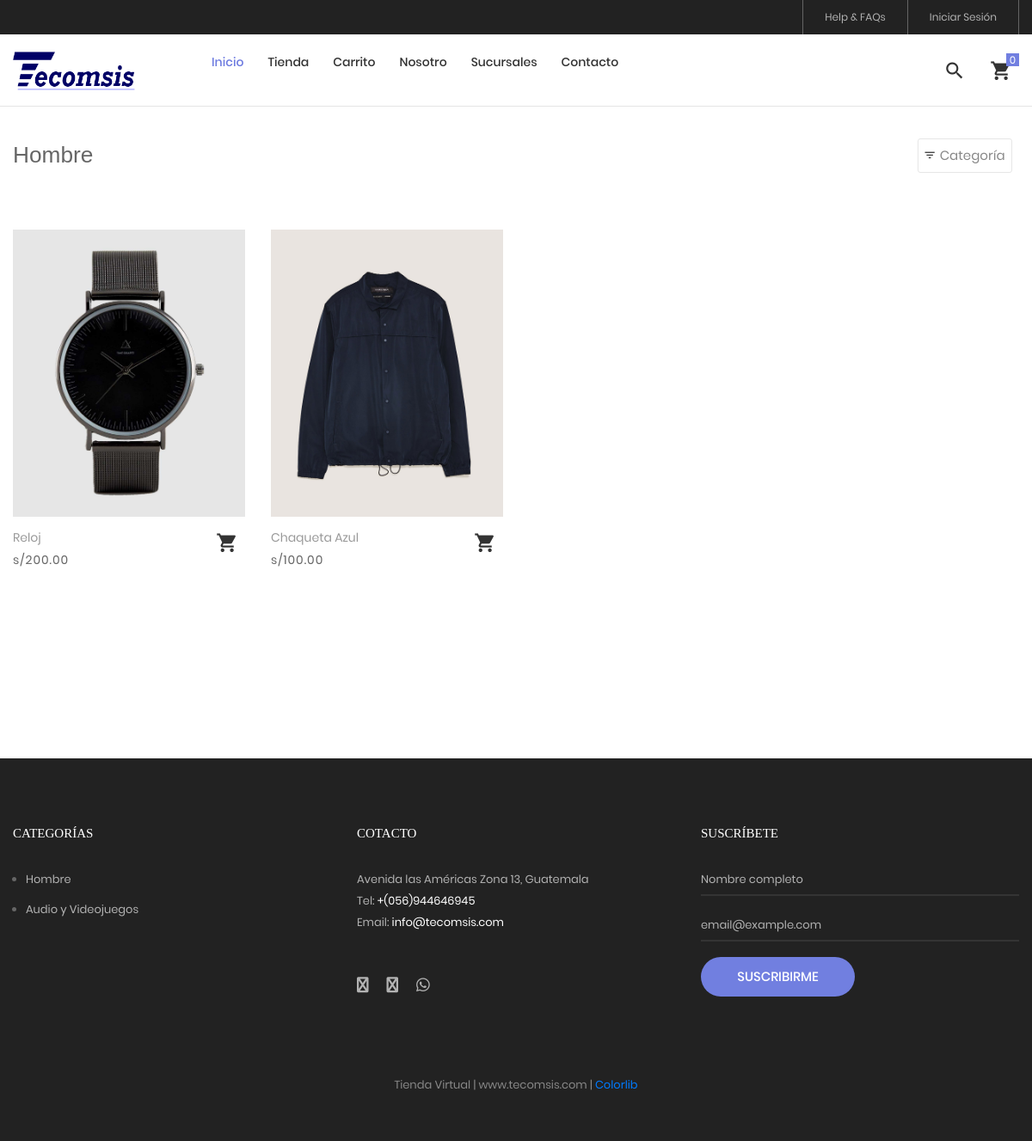
/tienda/categoria/1/hombre, run on the app's committed database.
### tables this page shows
CREATE TABLE IF NOT EXISTS `producto` (
  `idProd` int NOT NULL AUTO_INCREMENT,
  `nombres` varchar(100) NOT NULL,
  `precio` double(4,2) NOT NULL,
  `stock` int NOT NULL,
  PRIMARY KEY (`idProd`)
);

CREATE TABLE IF NOT EXISTS `categoria` (
  `idcategoria` bigint NOT NULL AUTO_INCREMENT,
  `nombre` varchar(255) NOT NULL,
  `descripcion` text NOT NULL,
  `portada` varchar(100) NOT NULL,
  `datecreated` datetime NOT NULL DEFAULT CURRENT_TIMESTAMP,
  `ruta` varchar(255) NOT NULL,
  `status` int NOT NULL DEFAULT '1',
  PRIMARY KEY (`idcategoria`)
);

### Libraries/Core/Views.php (called while the page is built)
<?php
	class Views
	{
		function getView($controller,$view,$data="")
		{
			$controller = get_class($controller);
			if($controller == "Home"){
				$view = "Views/".$view.".php";
			}else{
				$view = "Views/".$controller."/".$view.".php";
			}
			require_once ($view);
		}
	}
 ?>

### index.php (called while the page is built, shortened)
<?php
	require_once("Helpers/Helpers.php");
	require_once("Libraries/Core/Load.php");
 ?>

### Libraries/Core/Mysql.php (called while the page is built, shortened)
<?php
	class Mysql extends Conexion
	{
		private $conexion;
		function __construct()
		{
			$this->conexion = new Conexion();
			$this->conexion = $this->conexion->conect();
		}
		public function select(string $query)
		{
			$this->strquery = $query;
        	$result = $this->conexion->prepare($this->strquery);
			$result->execute();
        	$data = $result->fetch(PDO::FETCH_ASSOC);
        	return $data;
		}
		public function select_all(string $query)
		{
			$this->strquery = $query;
        	$result = $this->conexion->prepare($this->strquery);
			$result->execute();
        	$data = $result->fetchall(PDO::FETCH_ASSOC);
        	return $data;
		}
	}
 ?>

### Libraries/Core/Conexion.php (called while the page is built)
<?php
class Conexion{
	private $conect;
	public function __construct(){
		$connectionString = "mysql:host=".DB_HOST.";dbname=".DB_NAME.";charset=".DB_CHARSET;
		try{
			$this->conect = new PDO($connectionString, DB_USER, DB_PASSWORD);
			$this->conect->setAttribute(PDO::ATTR_ERRMODE, PDO::ERRMODE_EXCEPTION);
		}catch(PDOException $e){
			$this->conect = 'Error de conexión';
		    echo "ERROR: " . $e->getMessage();
		}
	}
	public function conect(){
		return $this->conect;
	}
}
?>

### Models/TProducto.php (called while the page is built, shortened)
<?php
require_once("Libraries/Core/Mysql.php");
trait TProducto{
	public function getProductosCategoriaT(int $idcategoria, string $ruta, $desde = null, $porpagina = null){
		$this->intIdcategoria = $idcategoria;
		$this->strRuta = $ruta;
		$where = "";
		if(is_numeric($desde) AND is_numeric($porpagina)){
			$where = " LIMIT ".$desde.",".$porpagina;
		}
		$this->con = new Mysql();
		$sql_cat = "SELECT idcategoria,nombre,ruta FROM categoria WHERE idcategoria = '{$this->intIdcategoria}'";
		$request = $this->con->select($sql_cat);
		if(!empty($request)){
			$this->strCategoria = $request['nombre'];
			$this->strRutaCategoria = $request['ruta'];
			$sql = "SELECT p.idproducto,
							p.codigo,
							p.nombre,
							p.descripcion,
							p.categoriaid,
							c.nombre as categoria,
							p.precio,
							p.ruta,
							p.stock
					FROM producto p
					INNER JOIN categoria c
					ON p.categoriaid = c.idcategoria
					WHERE p.status != 0 AND p.categoriaid = $this->intIdcategoria AND c.ruta = '{$this->strRuta}'
					ORDER BY p.idproducto DESC ".$where;
					$request = $this->con->select_all($sql);
					if(count($request) > 0){
						for ($c=0; $c < count($request) ; $c++) {
							$intIdProducto = $request[$c]['idproducto'];
							$sqlImg = "SELECT img
									FROM imagen
									WHERE productoid = $intIdProducto";
							$arrImg = $this->con->select_all($sqlImg);
							if(count($arrImg) > 0){
								for ($i=0; $i < count($arrImg); $i++) {
									$arrImg[$i]['url_image'] = media().'/images/uploads/'.$arrImg[$i]['img'];
								}
							}
							$request[$c]['images'] = $arrImg;
						}
					}
			$request = array('idcategoria' => $this->intIdcategoria,
								'ruta' => $this->strRutaCategoria,
								'categoria' => $this->strCategoria,
								'productos' => $request
							);
		}
		return $request;
	}
}
 ?>

### Helpers/Helpers.php (called while the page is built, shortened)
<?php
	function base_url()
	{
		return BASE_URL;
	}
    function footerTienda($data="")
    {
        $view_footer = "Views/Template/footer_tienda.php";
        require_once ($view_footer);
    }
    function formatMoney($cantidad){
        $cantidad = number_format($cantidad,2,SPD,SPM);
        return $cantidad;
    }
    function getCatFooter(){
        require_once ("Models/CategoriasModel.php");
        $objCategoria = new CategoriasModel();
        $request = $objCategoria->getCategoriasFooter();
        return $request;
    }
    function getInfoPage(int $idpagina){
        require_once("Libraries/Core/Mysql.php");
        $con = new Mysql();
        $sql = "SELECT * FROM post WHERE idpost = $idpagina";
        $request = $con->select($sql);
        return $request;
    }
 ?>

### Models/CategoriasModel.php (called while the page is built, shortened)
<?php
	class CategoriasModel extends Mysql
	{
		public function getCategoriasFooter(){
			$sql = "SELECT idcategoria, nombre, descripcion, portada, ruta
					FROM categoria WHERE  status = 1 AND idcategoria IN (".CAT_FOOTER.")";
			$request = $this->select_all($sql);
			if(count($request) > 0){
				for ($c=0; $c < count($request) ; $c++) {
					$request[$c]['portada'] = BASE_URL.'/Assets/images/uploads/'.$request[$c]['portada'];
				}
			}
			return $request;
		}
	}
 ?>

### Views/Tienda/categoria.php (the view, shortened to what this page needs)
<?php
$arrProductos = $data['productos'];
 ?>
<br><br><br>
<hr>
	<div class="bg0 m-t-23 p-b-140">
		<div class="container">
			<div class="flex-w flex-sb-m p-b-52">
				<div class="flex-w flex-l-m filter-tope-group m-tb-10">
					<h3><?= $data['page_title']; ?></h3>
				</div>
				<div class="flex-w flex-c-m m-tb-10">
					<div class="flex-c-m stext-106 cl6 size-104 bor4 pointer hov-btn3 trans-04 m-r-8 m-tb-4 js-show-filter">
						<i class="icon-filter cl2 m-r-6 fs-15 trans-04 zmdi zmdi-filter-list"></i>
						 Categoría &nbsp;
					</div>
				</div>
			</div>
			<div class="row isotope-grid">
			<?php
			if(!empty($arrProductos)){
				for ($p=0; $p < count($arrProductos); $p++) {
					$ruta = $arrProductos[$p]['ruta'];
					if(count($arrProductos[$p]['images']) > 0 ){
						$portada = $arrProductos[$p]['images'][0]['url_image'];
					}else{
						$portada = media().'/images/uploads/product.png';
					}
			 ?>
				<div class="col-sm-6 col-md-4 col-lg-3 p-b-35 isotope-item women">
					<div class="block2">
						<div class="block2-pic hov-img0">
							<img src="<?= $portada ?>" alt="<?= $arrProductos[$p]['nombre'] ?>">
						</div>
						<div class="block2-txt flex-w flex-t p-t-14">
							<div class="block2-txt-child1 flex-col-l ">
								<a href="<?= base_url().'/tienda/producto/'.$arrProductos[$p]['idproducto'].'/'.$ruta; ?>" class="stext-104 cl4 hov-cl1 trans-04 js-name-b2 p-b-6">
									<?= $arrProductos[$p]['nombre'] ?>
								</a>
								<span class="stext-105 cl3">
									<?= SMONEY.formatMoney($arrProductos[$p]['precio']); ?>
								</span>
							</div>
							<div class="block2-txt-child2 flex-r p-t-3">
								<a href="#"
								 id="<?= openssl_encrypt($arrProductos[$p]['idproducto'],METHODENCRIPT,KEY); ?>"
								 class="btn-addwish-b2 dis-block pos-relative js-addwish-b2 js-addcart-detail
								 icon-header-item cl2 hov-cl1 trans-04 p-l-22 p-r-11
								 ">
									<i class="zmdi zmdi-shopping-cart"></i>
								</a>
							</div>
						</div>
					</div>
				</div>
			<?php
				}
			}else{
				?>
			<p>No hay productos para mostrar <a href="<?= base_url() ?>/tienda"> Ver productos</a></p>
			<?php
			}
			?>
			</div>
			<?php
				if(count($data['productos']) > 0){
			 ?>
			<div class="flex-c-m flex-w w-full p-t-45">
			</div>
			<?php
				}
			 ?>
		</div>
	</div>
<?php
	footerTienda($data);
?>

### Views/Template/footer_tienda.php (shortened to what this page needs)
	<?php
		$catFotter = getCatFooter();
	 ?>
	<footer class="bg3 p-t-75 p-b-32">
		<div class="container">
			<div class="row">
				<div class="col-sm-6 col-lg-4 p-b-50">
					<h4 class="stext-301 cl0 p-b-30">
						Categorías
					</h4>
					<?php if(count($catFotter) > 0){ ?>
					<ul>
						<?php foreach ($catFotter as $cat) { ?>
						<li class="p-b-10">
							<a href="<?= base_url() ?>/tienda/categoria/<?= $cat['idcategoria'].'/'.$cat['ruta'] ?>" class="stext-107 cl7 hov-cl1 trans-04">
								<?= $cat['nombre'] ?>
							</a>
						</li>
						<?php } ?>
					</ul>
					<?php } ?>
				</div>
				<div class="col-sm-6 col-lg-4 p-b-50">
					<h4 class="stext-301 cl0 p-b-30">
						Cotacto
					</h4>
					<p class="stext-107 cl7 size-201">
						<?= DIRECCION ?> <br>
						Tel: <a class="linkFooter" href="tel:<?= TELEMPRESA ?>"><?= TELEMPRESA ?></a><br>
						Email: <a class="linkFooter" href="mailto:<?= EMAIL_EMPRESA ?>"><?= EMAIL_EMPRESA ?></a>
					</p>
					<div class="p-t-27">
						<a href="<?= FACEBOOK ?>" target="_blanck" class="fs-18 cl7 hov-cl1 trans-04 m-r-16">
							<i class="fa fa-facebook"></i>
						</a>
						<a href="<?= INSTAGRAM ?>" target="_blanck"  class="fs-18 cl7 hov-cl1 trans-04 m-r-16">
							<i class="fa fa-instagram"></i>
						</a>
						<a href="https://wa.me/<?= WHATSAPP ?>" target="_blanck"  class="fs-18 cl7 hov-cl1 trans-04 m-r-16">
							<i class="fab fa-whatsapp"></i>
						</a>
					</div>
				</div>
				<div class="col-sm-6 col-lg-4 p-b-50">
					<h4 class="stext-301 cl0 p-b-30">
						Suscríbete
					</h4>
					<form id="frmSuscripcion" name="frmSuscripcion">
						<div class="wrap-input1 w-full p-b-4">
							<input class="input1 bg-none plh1 stext-107 cl7" type="text" id="nombreSuscripcion" name="nombreSuscripcion" placeholder="Nombre completo" required>
						</div>
						<br>
						<div class="wrap-input1 w-full p-b-4">
							<input class="input1 bg-none plh1 stext-107 cl7" type="email" id="emailSuscripcion" name="emailSuscripcion" placeholder="email@example.com" required >
						</div>
						<div class="p-t-18">
							<button class="flex-c-m stext-101 cl0 size-103 bg1 bor1 hov-btn2 p-lr-15 trans-04">
								Suscribirme
							</button>
						</div>
					</form>
				</div>
			</div>
			<div class="p-t-40">
				<p class="stext-107 cl6 txt-center">
					<?= NOMBRE_EMPESA; ?> | <?= WEB_EMPRESA; ?> | <a href="https://colorlib.com" target="_blank">Colorlib</a>
				</p>
			</div>
		</div>
	</footer>
</body>
</html>

### Assets/tienda/css/main.css (style rules this page uses)
.container { max-width: 1380px; }
@media (max-width: 1600px) { .container { max-width: 1200px; } }
.container p { margin-bottom: 20px; }
.container ul, .container ol { margin-left: 15px; margin-bottom: 20px; }
.container ul, .container ul li { list-style: initial; }
.icon-header-item { position: relative; font-size: 26px; line-height: 1; cursor: pointer; }
.block2-pic { position: relative; }
.block2-txt-child1 { width: calc(100% - 30px); }
.block2-txt-child2 { width: 30px; }
.cl0 { color: #fff; }
.cl2 { color: #333; }
.cl3 { color: #666; }
.cl4 { color: #999; }
.cl6 { color: #888; }
.cl7 { color: #b2b2b2; }
.stext-101 { font-family: Poppins-Medium; font-size: 15px; line-height: 1.466667; text-transform: uppercase; }
.stext-104 { font-family: Poppins-Regular; font-size: 14px; line-height: 1.466667; }
.stext-105 { font-family: Poppins-Regular; font-size: 14px; line-height: 1.466667; letter-spacing: 1px; }
.stext-106 { font-family: Poppins-Regular; font-size: 15px; line-height: 1.2; }
.stext-107 { font-family: Poppins-Regular; font-size: 13px; line-height: 1.923; }
.stext-301 { font-family: Montserrat-Bold; font-size: 15px; line-height: 1.6; text-transform: uppercase; }
.size-103 { min-width: 179px; height: 46px; }
.size-104 { min-width: 94px; height: 40px; }
.size-201 { max-width: 270px; }
.bg-none { background-color: transparent; }
.bg0 { background-color: #fff; }
.bg1 { background-color: #717fe0; }
.bg3 { background-color: #222; }
.bor1 { border-radius: 23px; }
.bor4 { border: 1px solid #e6e6e6; border-radius: 3px; }
.wrap-input1 { position: relative; border-bottom: 2px solid rgba(204,204,204, 0.1); }
.input1 { background-color: transparent; width: 100%; }
.hov-img0 { display: block; overflow: hidden; }
.hov-img0 img { width: 100%; -webkit-transition: transform 0.9s ease; -o-transition: transform 0.9s ease; -moz-transition: transform 0.9s ease; transition: transform 0.9s ease; }
.linkFooter { color: #FFF !important; }

### data on the page
producto: shows a picture, nombre "Reloj", precio "200.00"
producto: shows a picture, nombre "Chaqueta Azul", precio "100.00"
categoria: nombre "Hombre"
categoria: nombre "Audio y Videojuegos"

### other printed values
$data['page_title'] "Hombre"
DIRECCION "Avenida las Américas Zona 13, Guatemala"
TELEMPRESA "+(056)944646945"
EMAIL_EMPRESA "info@tecomsis.com"
NOMBRE_EMPESA "Tienda Virtual"
WEB_EMPRESA "www.tecomsis.com"
